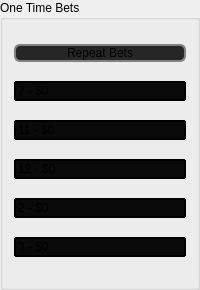
     <widget class="QGroupBox" name="groupBox_2">
      <property name="sizePolicy">
       <sizepolicy hsizetype="Preferred" vsizetype="Fixed">
        <horstretch>0</horstretch>
        <verstretch>0</verstretch>
       </sizepolicy>
      </property>
      <property name="minimumSize">
       <size>
        <width>134</width>
        <height>290</height>
       </size>
      </property>
      <property name="baseSize">
       <size>
        <width>0</width>
        <height>0</height>
       </size>
      </property>
      <property name="title">
       <string>One Time Bets</string>
      </property>
      <layout class="QVBoxLayout" name="verticalLayout_2">
       <item>
        <widget class="QPushButton" name="oRepeatButton">
         <property name="styleSheet">
          <string notr="true">    background-color: rgb(38, 38, 38);
    border: 2px solid grey;
    border-radius: 6px;
    min-width: 80px;
</string>
         </property>
         <property name="text">
          <string>Repeat Bets</string>
         </property>
        </widget>
       </item>
       <item>
        <widget class="QDoubleSpinBox" name="sevenSpinBox">
         <property name="palette">
          <palette>
           <active>
            <colorrole role="Button">
             <brush brushstyle="SolidPattern">
              <color alpha="255">
               <red>9</red>
               <green>9</green>
               <blue>9</blue>
              </color>
             </brush>
            </colorrole>
            <colorrole role="Base">
             <brush brushstyle="SolidPattern">
              <color alpha="255">
               <red>9</red>
               <green>9</green>
               <blue>9</blue>
              </color>
             </brush>
            </colorrole>
            <colorrole role="Window">
             <brush brushstyle="SolidPattern">
              <color alpha="255">
               <red>9</red>
               <green>9</green>
               <blue>9</blue>
              </color>
             </brush>
            </colorrole>
           </active>
           <inactive>
            <colorrole role="Button">
             <brush brushstyle="SolidPattern">
              <color alpha="255">
               <red>9</red>
               <green>9</green>
               <blue>9</blue>
              </color>
             </brush>
            </colorrole>
            <colorrole role="Base">
             <brush brushstyle="SolidPattern">
              <color alpha="255">
               <red>9</red>
               <green>9</green>
               <blue>9</blue>
              </color>
             </brush>
            </colorrole>
            <colorrole role="Window">
             <brush brushstyle="SolidPattern">
              <color alpha="255">
               <red>9</red>
               <green>9</green>
               <blue>9</blue>
              </color>
             </brush>
            </colorrole>
           </inactive>
           <disabled>
            <colorrole role="Button">
             <brush brushstyle="SolidPattern">
              <color alpha="255">
               <red>9</red>
               <green>9</green>
               <blue>9</blue>
              </color>
             </brush>
            </colorrole>
            <colorrole role="Base">
             <brush brushstyle="SolidPattern">
              <color alpha="255">
               <red>9</red>
               <green>9</green>
               <blue>9</blue>
              </color>
             </brush>
            </colorrole>
            <colorrole role="Window">
             <brush brushstyle="SolidPattern">
              <color alpha="255">
               <red>9</red>
               <green>9</green>
               <blue>9</blue>
              </color>
             </brush>
            </colorrole>
           </disabled>
          </palette>
         </property>
         <property name="styleSheet">
          <string notr="true">background-color: rgb(9, 9, 9);
    border: 2px solid black;
    border-radius: 1px;
    min-width: 80px;</string>
         </property>
         <property name="frame">
          <bool>false</bool>
         </property>
         <property name="readOnly">
          <bool>true</bool>
         </property>
         <property name="buttonSymbols">
          <enum>QAbstractSpinBox::NoButtons</enum>
         </property>
         <property name="prefix">
          <string>7 - $</string>
         </property>
         <property name="suffix">
          <string/>
         </property>
         <property name="decimals">
          <number>0</number>
         </property>
         <property name="maximum">
          <double>1000000.000000000000000</double>
         </property>
        </widget>
       </item>
       <item>
        <widget class="QDoubleSpinBox" name="elevenSpinBox">
         <property name="palette">
          <palette>
           <active>
            <colorrole role="Button">
             <brush brushstyle="SolidPattern">
              <color alpha="255">
               <red>9</red>
               <green>9</green>
               <blue>9</blue>
              </color>
             </brush>
            </colorrole>
            <colorrole role="Base">
             <brush brushstyle="SolidPattern">
              <color alpha="255">
               <red>9</red>
               <green>9</green>
               <blue>9</blue>
              </color>
             </brush>
            </colorrole>
            <colorrole role="Window">
             <brush brushstyle="SolidPattern">
              <color alpha="255">
               <red>9</red>
               <green>9</green>
               <blue>9</blue>
              </color>
             </brush>
            </colorrole>
           </active>
           <inactive>
            <colorrole role="Button">
             <brush brushstyle="SolidPattern">
              <color alpha="255">
               <red>9</red>
               <green>9</green>
               <blue>9</blue>
              </color>
             </brush>
            </colorrole>
            <colorrole role="Base">
             <brush brushstyle="SolidPattern">
              <color alpha="255">
               <red>9</red>
               <green>9</green>
               <blue>9</blue>
              </color>
             </brush>
            </colorrole>
            <colorrole role="Window">
             <brush brushstyle="SolidPattern">
              <color alpha="255">
               <red>9</red>
               <green>9</green>
               <blue>9</blue>
              </color>
             </brush>
            </colorrole>
           </inactive>
           <disabled>
            <colorrole role="Button">
             <brush brushstyle="SolidPattern">
              <color alpha="255">
               <red>9</red>
               <green>9</green>
               <blue>9</blue>
              </color>
             </brush>
            </colorrole>
            <colorrole role="Base">
             <brush brushstyle="SolidPattern">
              <color alpha="255">
               <red>9</red>
               <green>9</green>
               <blue>9</blue>
              </color>
             </brush>
            </colorrole>
            <colorrole role="Window">
             <brush brushstyle="SolidPattern">
              <color alpha="255">
               <red>9</red>
               <green>9</green>
               <blue>9</blue>
              </color>
             </brush>
            </colorrole>
           </disabled>
          </palette>
         </property>
         <property name="styleSheet">
          <string notr="true">background-color: rgb(9, 9, 9);
    border: 2px solid black;
    border-radius: 1px;
    min-width: 80px;</string>
         </property>
         <property name="frame">
          <bool>false</bool>
         </property>
         <property name="readOnly">
          <bool>true</bool>
         </property>
         <property name="buttonSymbols">
          <enum>QAbstractSpinBox::NoButtons</enum>
         </property>
         <property name="prefix">
          <string>11 - $</string>
         </property>
         <property name="suffix">
          <string/>
         </property>
         <property name="decimals">
          <number>0</number>
         </property>
         <property name="maximum">
          <double>1000000.000000000000000</double>
         </property>
        </widget>
       </item>
       <item>
        <widget class="QDoubleSpinBox" name="twelveSpinBox">
         <property name="palette">
          <palette>
           <active>
            <colorrole role="Button">
             <brush brushstyle="SolidPattern">
              <color alpha="255">
               <red>9</red>
               <green>9</green>
               <blue>9</blue>
              </color>
             </brush>
            </colorrole>
            <colorrole role="Base">
             <brush brushstyle="SolidPattern">
              <color alpha="255">
               <red>9</red>
               <green>9</green>
               <blue>9</blue>
              </color>
             </brush>
            </colorrole>
            <colorrole role="Window">
             <brush brushstyle="SolidPattern">
              <color alpha="255">
               <red>9</red>
               <green>9</green>
               <blue>9</blue>
              </color>
             </brush>
            </colorrole>
           </active>
           <inactive>
            <colorrole role="Button">
             <brush brushstyle="SolidPattern">
              <color alpha="255">
               <red>9</red>
               <green>9</green>
               <blue>9</blue>
              </color>
             </brush>
            </colorrole>
            <colorrole role="Base">
             <brush brushstyle="SolidPattern">
              <color alpha="255">
               <red>9</red>
               <green>9</green>
               <blue>9</blue>
              </color>
             </brush>
            </colorrole>
            <colorrole role="Window">
             <brush brushstyle="SolidPattern">
              <color alpha="255">
               <red>9</red>
               <green>9</green>
               <blue>9</blue>
              </color>
             </brush>
            </colorrole>
           </inactive>
           <disabled>
            <colorrole role="Button">
             <brush brushstyle="SolidPattern">
              <color alpha="255">
               <red>9</red>
               <green>9</green>
               <blue>9</blue>
              </color>
             </brush>
            </colorrole>
            <colorrole role="Base">
             <brush brushstyle="SolidPattern">
              <color alpha="255">
               <red>9</red>
               <green>9</green>
               <blue>9</blue>
              </color>
             </brush>
            </colorrole>
            <colorrole role="Window">
             <brush brushstyle="SolidPattern">
              <color alpha="255">
               <red>9</red>
               <green>9</green>
               <blue>9</blue>
              </color>
             </brush>
            </colorrole>
           </disabled>
          </palette>
         </property>
         <property name="styleSheet">
          <string notr="true">background-color: rgb(9, 9, 9);
    border: 2px solid black;
    border-radius: 1px;
    min-width: 80px;</string>
         </property>
         <property name="frame">
          <bool>false</bool>
         </property>
         <property name="readOnly">
          <bool>true</bool>
         </property>
         <property name="buttonSymbols">
          <enum>QAbstractSpinBox::NoButtons</enum>
         </property>
         <property name="prefix">
          <string>12 - $</string>
         </property>
         <property name="suffix">
          <string/>
         </property>
         <property name="decimals">
          <number>0</number>
         </property>
         <property name="maximum">
          <double>1000000.000000000000000</double>
         </property>
        </widget>
       </item>
       <item>
        <widget class="QDoubleSpinBox" name="twoSpinBox">
         <property name="palette">
          <palette>
           <active>
            <colorrole role="Button">
             <brush brushstyle="SolidPattern">
              <color alpha="255">
               <red>9</red>
               <green>9</green>
               <blue>9</blue>
              </color>
             </brush>
            </colorrole>
            <colorrole role="Base">
             <brush brushstyle="SolidPattern">
              <color alpha="255">
               <red>9</red>
               <green>9</green>
               <blue>9</blue>
              </color>
             </brush>
            </colorrole>
            <colorrole role="Window">
             <brush brushstyle="SolidPattern">
              <color alpha="255">
               <red>9</red>
               <green>9</green>
               <blue>9</blue>
              </color>
             </brush>
            </colorrole>
           </active>
           <inactive>
            <colorrole role="Button">
             <brush brushstyle="SolidPattern">
              <color alpha="255">
               <red>9</red>
               <green>9</green>
               <blue>9</blue>
              </color>
             </brush>
            </colorrole>
            <colorrole role="Base">
             <brush brushstyle="SolidPattern">
              <color alpha="255">
               <red>9</red>
               <green>9</green>
               <blue>9</blue>
              </color>
             </brush>
            </colorrole>
            <colorrole role="Window">
             <brush brushstyle="SolidPattern">
              <color alpha="255">
               <red>9</red>
               <green>9</green>
               <blue>9</blue>
              </color>
             </brush>
            </colorrole>
           </inactive>
           <disabled>
            <colorrole role="Button">
             <brush brushstyle="SolidPattern">
              <color alpha="255">
               <red>9</red>
               <green>9</green>
               <blue>9</blue>
              </color>
             </brush>
            </colorrole>
            <colorrole role="Base">
             <brush brushstyle="SolidPattern">
              <color alpha="255">
               <red>9</red>
               <green>9</green>
               <blue>9</blue>
              </color>
             </brush>
            </colorrole>
            <colorrole role="Window">
             <brush brushstyle="SolidPattern">
              <color alpha="255">
               <red>9</red>
               <green>9</green>
               <blue>9</blue>
              </color>
             </brush>
            </colorrole>
           </disabled>
          </palette>
         </property>
         <property name="styleSheet">
          <string notr="true">background-color: rgb(9, 9, 9);
    border: 2px solid black;
    border-radius: 1px;
    min-width: 80px;</string>
         </property>
         <property name="frame">
          <bool>false</bool>
         </property>
         <property name="readOnly">
          <bool>true</bool>
         </property>
         <property name="buttonSymbols">
          <enum>QAbstractSpinBox::NoButtons</enum>
         </property>
         <property name="prefix">
          <string>2 - $</string>
         </property>
         <property name="suffix">
          <string/>
         </property>
         <property name="decimals">
          <number>0</number>
         </property>
         <property name="maximum">
          <double>1000000.000000000000000</double>
         </property>
        </widget>
       </item>
       <item>
        <widget class="QDoubleSpinBox" name="threeSpinBox">
         <property name="palette">
          <palette>
           <active>
            <colorrole role="Button">
             <brush brushstyle="SolidPattern">
              <color alpha="255">
               <red>9</red>
               <green>9</green>
               <blue>9</blue>
              </color>
             </brush>
            </colorrole>
            <colorrole role="Base">
             <brush brushstyle="SolidPattern">
              <color alpha="255">
               <red>9</red>
               <green>9</green>
               <blue>9</blue>
              </color>
             </brush>
            </colorrole>
            <colorrole role="Window">
             <brush brushstyle="SolidPattern">
              <color alpha="255">
               <red>9</red>
               <green>9</green>
               <blue>9</blue>
              </color>
             </brush>
            </colorrole>
           </active>
           <inactive>
            <colorrole role="Button">
             <brush brushstyle="SolidPattern">
              <color alpha="255">
               <red>9</red>
               <green>9</green>
               <blue>9</blue>
              </color>
             </brush>
            </colorrole>
            <colorrole role="Base">
             <brush brushstyle="SolidPattern">
              <color alpha="255">
               <red>9</red>
               <green>9</green>
               <blue>9</blue>
              </color>
             </brush>
            </colorrole>
            <colorrole role="Window">
             <brush brushstyle="SolidPattern">
              <color alpha="255">
               <red>9</red>
               <green>9</green>
               <blue>9</blue>
              </color>
             </brush>
            </colorrole>
           </inactive>
           <disabled>
            <colorrole role="Button">
             <brush brushstyle="SolidPattern">
              <color alpha="255">
               <red>9</red>
               <green>9</green>
               <blue>9</blue>
              </color>
             </brush>
            </colorrole>
            <colorrole role="Base">
             <brush brushstyle="SolidPattern">
              <color alpha="255">
               <red>9</red>
               <green>9</green>
               <blue>9</blue>
              </color>
             </brush>
            </colorrole>
            <colorrole role="Window">
             <brush brushstyle="SolidPattern">
              <color alpha="255">
               <red>9</red>
               <green>9</green>
               <blue>9</blue>
              </color>
             </brush>
            </colorrole>
           </disabled>
          </palette>
         </property>
         <property name="styleSheet">
          <string notr="true">background-color: rgb(9, 9, 9);
    border: 2px solid black;
    border-radius: 1px;
    min-width: 80px;</string>
         </property>
         <property name="frame">
          <bool>false</bool>
         </property>
         <property name="readOnly">
          <bool>true</bool>
         </property>
         <property name="buttonSymbols">
          <enum>QAbstractSpinBox::NoButtons</enum>
         </property>
         <property name="prefix">
          <string>3 - $</string>
         </property>
         <property name="suffix">
          <string/>
         </property>
         <property name="decimals">
          <number>0</number>
         </property>
         <property name="maximum">
          <double>1000000.000000000000000</double>
         </property>
        </widget>
       </item>
      </layout>
     </widget>
